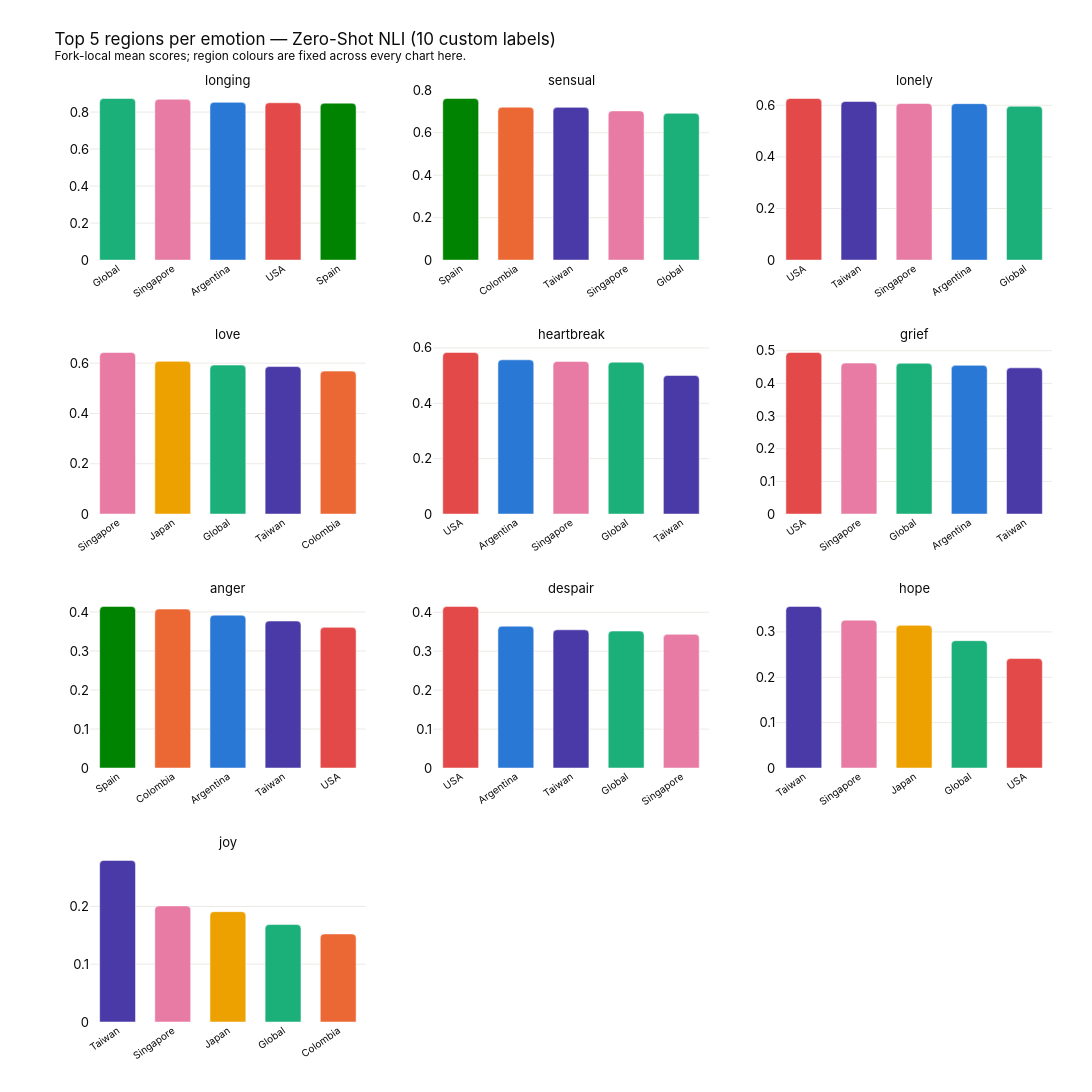

Notebook code cell kept with this figure:
### Markdown cell above
### 5. Where each emotion peaks

Top 5 regions per emotion. Read the *ordering* of the bars; the heights are on
the fork-local scale again.

### Code cell
n = len(charted_cols)
ncols = 3
nrows = -(-n // ncols)

fig = make_subplots(
    rows=nrows, cols=ncols,
    subplot_titles=[c.replace("emotion_", "") for c in charted_cols],
    vertical_spacing=0.09 if nrows <= 4 else 0.05,
    horizontal_spacing=0.07,
)

for idx, col in enumerate(charted_cols):
    r, c = idx // ncols + 1, idx % ncols + 1
    top = df.groupby("region")[col].mean().sort_values(ascending=False).head(5)
    fig.add_trace(
        go.Bar(
            x=top.index, y=top.values,
            marker=dict(color=[REGION_COLOR[i] for i in top.index], cornerradius=4),
            hovertemplate="<b>%{x}</b><br>mean %{y:.3f}<extra></extra>",
            showlegend=False,
        ),
        row=r, col=c,
    )

fig.update_annotations(font_size=13)
fig.update_yaxes(gridcolor="#eceae5", zeroline=False, title=None)
fig.update_xaxes(showgrid=False, tickangle=-35, tickfont_size=10)
fig.update_layout(
    title_text=f"Top 5 regions per emotion — {LABEL}<br>"
               f"<sup>Fork-local mean scores; region colours are fixed across every chart here.</sup>",
    height=260 * nrows + 120, width=1150, bargap=0.35, **LAYOUT,
)
fig.show()

### Figure 1 — Plotly figure (JSON) as saved in the notebook; plotly's stock layout.template omitted (floating-point values rounded to 4 significant figures)
{"data": [{"hovertemplate": "<b>%{x}</b><br>mean %{y:.3f}<extra></extra>", "marker": {"color": ["#1baf7a", "#e87ba4", "#2a78d6", "#e34948", "#008300"], "cornerradius": 4}, "showlegend": false, "type": "bar", "x": ["Global", "Singapore", "Argentina", "USA", "Spain"], "xaxis": "x", "y": [0.8732, 0.8692, 0.8525, 0.8501, 0.848], "yaxis": "y"}, {"hovertemplate": "<b>%{x}</b><br>mean %{y:.3f}<extra></extra>", "marker": {"color": ["#008300", "#eb6834", "#4a3aa7", "#e87ba4", "#1baf7a"], "cornerradius": 4}, "showlegend": false, "type": "bar", "x": ["Spain", "Colombia", "Taiwan", "Singapore", "Global"], "xaxis": "x2", "y": [0.7613, 0.7204, 0.7196, 0.703, 0.6917], "yaxis": "y2"}, {"hovertemplate": "<b>%{x}</b><br>mean %{y:.3f}<extra></extra>", "marker": {"color": ["#e34948", "#4a3aa7", "#e87ba4", "#2a78d6", "#1baf7a"], "cornerradius": 4}, "showlegend": false, "type": "bar", "x": ["USA", "Taiwan", "Singapore", "Argentina", "Global"], "xaxis": "x3", "y": [0.6263, 0.6148, 0.607, 0.6063, 0.5962], "yaxis": "y3"}, {"hovertemplate": "<b>%{x}</b><br>mean %{y:.3f}<extra></extra>", "marker": {"color": ["#e87ba4", "#eda100", "#1baf7a", "#4a3aa7", "#eb6834"], "cornerradius": 4}, "showlegend": false, "type": "bar", "x": ["Singapore", "Japan", "Global", "Taiwan", "Colombia"], "xaxis": "x4", "y": [0.6426, 0.6075, 0.5925, 0.5865, 0.5684], "yaxis": "y4"}, {"hovertemplate": "<b>%{x}</b><br>mean %{y:.3f}<extra></extra>", "marker": {"color": ["#e34948", "#2a78d6", "#e87ba4", "#1baf7a", "#4a3aa7"], "cornerradius": 4}, "showlegend": false, "type": "bar", "x": ["USA", "Argentina", "Singapore", "Global", "Taiwan"], "xaxis": "x5", "y": [0.5836, 0.557, 0.5513, 0.5485, 0.5006], "yaxis": "y5"}, {"hovertemplate": "<b>%{x}</b><br>mean %{y:.3f}<extra></extra>", "marker": {"color": ["#e34948", "#e87ba4", "#1baf7a", "#2a78d6", "#4a3aa7"], "cornerradius": 4}, "showlegend": false, "type": "bar", "x": ["USA", "Singapore", "Global", "Argentina", "Taiwan"], "xaxis": "x6", "y": [0.4946, 0.4622, 0.4616, 0.4552, 0.4476], "yaxis": "y6"}, {"hovertemplate": "<b>%{x}</b><br>mean %{y:.3f}<extra></extra>", "marker": {"color": ["#008300", "#eb6834", "#2a78d6", "#4a3aa7", "#e34948"], "cornerradius": 4}, "showlegend": false, "type": "bar", "x": ["Spain", "Colombia", "Argentina", "Taiwan", "USA"], "xaxis": "x7", "y": [0.4141, 0.4073, 0.3918, 0.3767, 0.3605], "yaxis": "y7"}, {"hovertemplate": "<b>%{x}</b><br>mean %{y:.3f}<extra></extra>", "marker": {"color": ["#e34948", "#2a78d6", "#4a3aa7", "#1baf7a", "#e87ba4"], "cornerradius": 4}, "showlegend": false, "type": "bar", "x": ["USA", "Argentina", "Taiwan", "Global", "Singapore"], "xaxis": "x8", "y": [0.415, 0.3644, 0.3551, 0.3518, 0.3435], "yaxis": "y8"}, {"hovertemplate": "<b>%{x}</b><br>mean %{y:.3f}<extra></extra>", "marker": {"color": ["#4a3aa7", "#e87ba4", "#eda100", "#1baf7a", "#e34948"], "cornerradius": 4}, "showlegend": false, "type": "bar", "x": ["Taiwan", "Singapore", "Japan", "Global", "USA"], "xaxis": "x9", "y": [0.3562, 0.326, 0.3145, 0.2807, 0.2413], "yaxis": "y9"}, {"hovertemplate": "<b>%{x}</b><br>mean %{y:.3f}<extra></extra>", "marker": {"color": ["#4a3aa7", "#e87ba4", "#eda100", "#1baf7a", "#eb6834"], "cornerradius": 4}, "showlegend": false, "type": "bar", "x": ["Taiwan", "Singapore", "Japan", "Global", "Colombia"], "xaxis": "x10", "y": [0.2797, 0.201, 0.191, 0.1687, 0.1524], "yaxis": "y10"}], "layout": {"annotations": [{"font": {"size": 13}, "showarrow": false, "text": "longing", "x": 0.1433, "xanchor": "center", "xref": "paper", "y": 1.0, "yanchor": "bottom", "yref": "paper"}, {"font": {"size": 13}, "showarrow": false, "text": "sensual", "x": 0.5, "xanchor": "center", "xref": "paper", "y": 1.0, "yanchor": "bottom", "yref": "paper"}, {"font": {"size": 13}, "showarrow": false, "text": "lonely", "x": 0.8567, "xanchor": "center", "xref": "paper", "y": 1.0, "yanchor": "bottom", "yref": "paper"}, {"font": {"size": 13}, "showarrow": false, "text": "love", "x": 0.1433, "xanchor": "center", "xref": "paper", "y": 0.7275, "yanchor": "bottom", "yref": "paper"}, {"font": {"size": 13}, "showarrow": false, "text": "heartbreak", "x": 0.5, "xanchor": "center", "xref": "paper", "y": 0.7275, "yanchor": "bottom", "yref": "paper"}, {"font": {"size": 13}, "showarrow": false, "text": "grief", "x": 0.8567, "xanchor": "center", "xref": "paper", "y": 0.7275, "yanchor": "bottom", "yref": "paper"}, {"font": {"size": 13}, "showarrow": false, "text": "anger", "x": 0.1433, "xanchor": "center", "xref": "paper", "y": 0.455, "yanchor": "bottom", "yref": "paper"}, {"font": {"size": 13}, "showarrow": false, "text": "despair", "x": 0.5, "xanchor": "center", "xref": "paper", "y": 0.455, "yanchor": "bottom", "yref": "paper"}, {"font": {"size": 13}, "showarrow": false, "text": "hope", "x": 0.8567, "xanchor": "center", "xref": "paper", "y": 0.455, "yanchor": "bottom", "yref": "paper"}, {"font": {"size": 13}, "showarrow": false, "text": "joy", "x": 0.1433, "xanchor": "center", "xref": "paper", "y": 0.1825, "yanchor": "bottom", "yref": "paper"}], "bargap": 0.35, "font": {"color": "#0b0b0b", "family": "Inter, -apple-system, Helvetica, sans-serif", "size": 13}, "height": 1160, "margin": {"b": 70, "l": 90, "r": 40, "t": 90}, "title": {"font": {"size": 17}, "text": "Top 5 regions per emotion — Zero-Shot NLI (10 custom labels)<br><sup>Fork-local mean scores; region colours are fixed across every chart here.</sup>"}, "width": 1150, "xaxis": {"anchor": "y", "domain": [0.0, 0.2867], "showgrid": false, "tickangle": -35, "tickfont": {"size": 10}}, "xaxis10": {"anchor": "y10", "domain": [0.0, 0.2867], "showgrid": false, "tickangle": -35, "tickfont": {"size": 10}}, "xaxis11": {"anchor": "y11", "domain": [0.3567, 0.6433], "showgrid": false, "tickangle": -35, "tickfont": {"size": 10}}, "xaxis12": {"anchor": "y12", "domain": [0.7133, 1.0], "showgrid": false, "tickangle": -35, "tickfont": {"size": 10}}, "xaxis2": {"anchor": "y2", "domain": [0.3567, 0.6433], "showgrid": false, "tickangle": -35, "tickfont": {"size": 10}}, "xaxis3": {"anchor": "y3", "domain": [0.7133, 1.0], "showgrid": false, "tickangle": -35, "tickfont": {"size": 10}}, "xaxis4": {"anchor": "y4", "domain": [0.0, 0.2867], "showgrid": false, "tickangle": -35, "tickfont": {"size": 10}}, "xaxis5": {"anchor": "y5", "domain": [0.3567, 0.6433], "showgrid": false, "tickangle": -35, "tickfont": {"size": 10}}, "xaxis6": {"anchor": "y6", "domain": [0.7133, 1.0], "showgrid": false, "tickangle": -35, "tickfont": {"size": 10}}, "xaxis7": {"anchor": "y7", "domain": [0.0, 0.2867], "showgrid": false, "tickangle": -35, "tickfont": {"size": 10}}, "xaxis8": {"anchor": "y8", "domain": [0.3567, 0.6433], "showgrid": false, "tickangle": -35, "tickfont": {"size": 10}}, "xaxis9": {"anchor": "y9", "domain": [0.7133, 1.0], "showgrid": false, "tickangle": -35, "tickfont": {"size": 10}}, "yaxis": {"anchor": "x", "domain": [0.8175, 1.0], "gridcolor": "#eceae5", "title": {}, "zeroline": false}, "yaxis10": {"anchor": "x10", "domain": [0.0, 0.1825], "gridcolor": "#eceae5", "title": {}, "zeroline": false}, "yaxis11": {"anchor": "x11", "domain": [0.0, 0.1825], "gridcolor": "#eceae5", "title": {}, "zeroline": false}, "yaxis12": {"anchor": "x12", "domain": [0.0, 0.1825], "gridcolor": "#eceae5", "title": {}, "zeroline": false}, "yaxis2": {"anchor": "x2", "domain": [0.8175, 1.0], "gridcolor": "#eceae5", "title": {}, "zeroline": false}, "yaxis3": {"anchor": "x3", "domain": [0.8175, 1.0], "gridcolor": "#eceae5", "title": {}, "zeroline": false}, "yaxis4": {"anchor": "x4", "domain": [0.545, 0.7275], "gridcolor": "#eceae5", "title": {}, "zeroline": false}, "yaxis5": {"anchor": "x5", "domain": [0.545, 0.7275], "gridcolor": "#eceae5", "title": {}, "zeroline": false}, "yaxis6": {"anchor": "x6", "domain": [0.545, 0.7275], "gridcolor": "#eceae5", "title": {}, "zeroline": false}, "yaxis7": {"anchor": "x7", "domain": [0.2725, 0.455], "gridcolor": "#eceae5", "title": {}, "zeroline": false}, "yaxis8": {"anchor": "x8", "domain": [0.2725, 0.455], "gridcolor": "#eceae5", "title": {}, "zeroline": false}, "yaxis9": {"anchor": "x9", "domain": [0.2725, 0.455], "gridcolor": "#eceae5", "title": {}, "zeroline": false}}}
